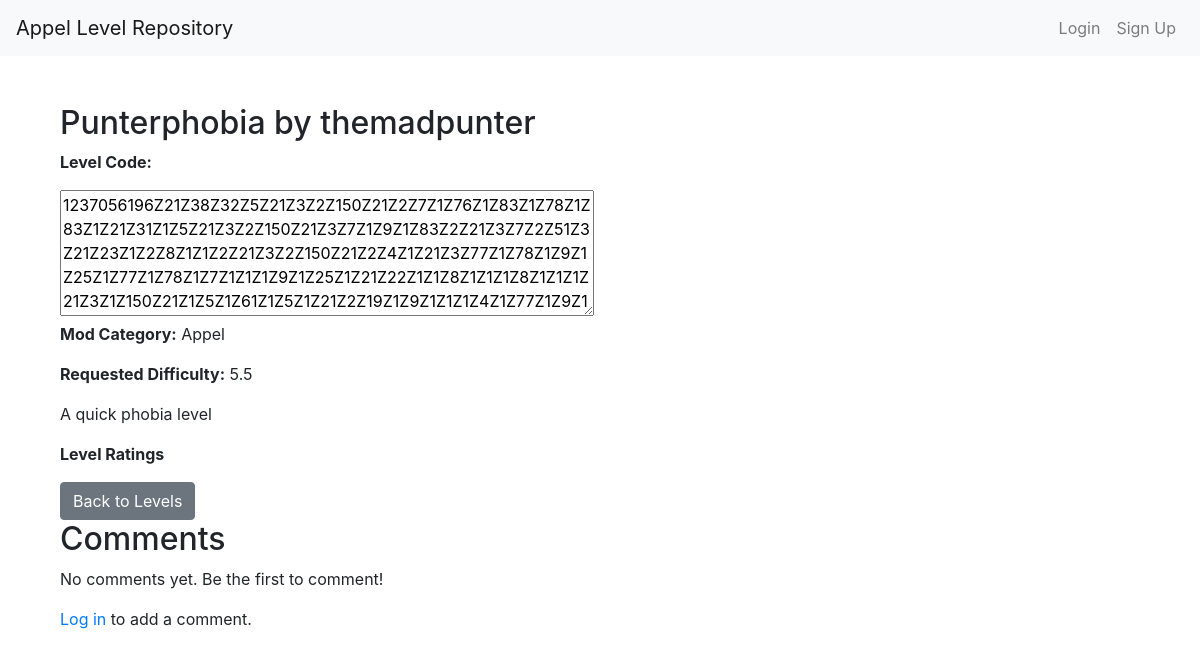
The app's page /level/1/, older data.
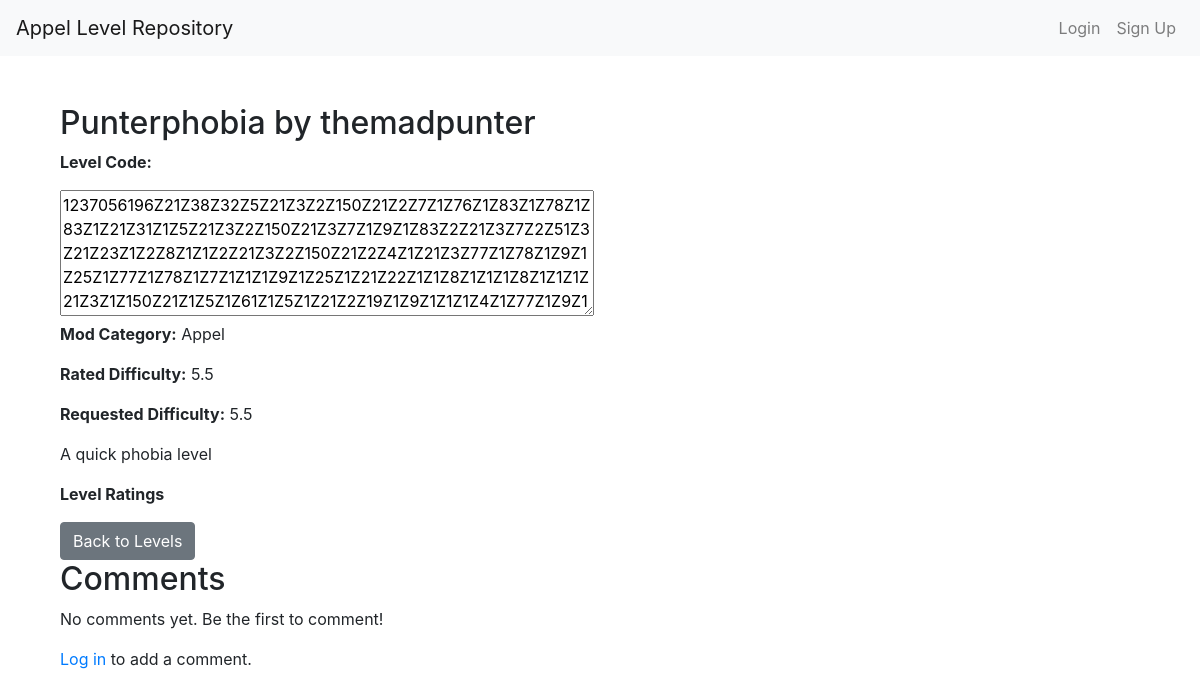
The same page, newer data.
### levels/models.py (models this page shows, shortened)
class Level(models.Model):
    MOD_CHOICES = [
        ('appel', 'Appel'),
        ('appelp', 'Appel+'),
        ('appelm', 'Appel Multiplayer'),
        ('sheepel', 'Sheepel'),
        ('appel-playground', "Appel Playground")
    ]
    name = models.CharField(max_length=100)
    level_code = models.TextField(max_length=10000)
    description = models.TextField(null=True, blank=True, default="", max_length=2000)
    original_uploader = models.CharField(null=True, blank=True, default="", max_length=100)
    difficulty = models.FloatField(default=0)
    rated_difficulty = models.FloatField(null=True, blank=True)
    level_ratings = models.JSONField(default=list, blank=True)
    mod_category = models.CharField(max_length=50, choices=MOD_CHOICES, default='appel')
    creator = models.ForeignKey(User, on_delete=models.CASCADE, related_name="levels")
    created_at = models.DateTimeField(auto_now_add=True)

### levels/views.py (the view)
# urls.py: path('level/<int:level_id>/', views.level_detail, name='level_detail'),  # Level detail URL
def level_detail(request, level_id):
    level = get_object_or_404(Level, id=level_id)  # Fetch the level by its ID
    comments = level.comments.all()
    if request.method == "POST":
        content = request.POST.get("content")
        if content:
            Comment.objects.create(level=level, user=request.user, content=content)
            return redirect('levels:level_detail', level_id=level_id)
    return render(request, 'levels/level_detail.html', {'level': level, 'comments': comments})

### levels/templates/levels/level_detail.html (shortened to what this page needs)
{% extends "base.html" %}
{% block content %}
<div class="container mt-5">
    <h2>{{ level.name }} by {% if level.original_uploader %}{{ level.original_uploader }}{% else %}{{ level.creator.username }}{% endif %}</h2>
    <p><strong>Level Code:</strong></p>
    <textarea rows="5" cols="50">{{ level.level_code }}</textarea>
    <p><strong>Mod Category:</strong> {{ level.get_mod_category_display }}</p>
    {% if level.rated_difficulty %}
    <p><strong>Rated Difficulty:</strong> {{ level.rated_difficulty }}</p>
    {% endif %}
    <p><strong>Requested Difficulty:</strong> {{ level.difficulty }}</p>
    <p>{{ level.description }}</p>
    <p><strong>Level Ratings</strong></p>
    <a href="{% url 'levels:list' %}" class="btn btn-secondary">Back to Levels</a>
    <h2>Comments</h2>
<div>
    {% for comment in comments %}
        <p><strong>{{ comment.user.username }}</strong>: {{ comment.content }} {% if comment.user == request.user %}<a href="{% url 'levels:edit_comment' comment.id %}">Edit</a> |<a href="{% url 'levels:delete_comment' comment.id %}">Delete</a>{% endif %}</p>
    {% empty %}
        <p>No comments yet. Be the first to comment!</p>
    {% endfor %}
</div>
{% if user.is_authenticated %}
    <h3>Add a Comment</h3>
    <form method="post">
        {% csrf_token %}
        <textarea name="content" rows="3" style="width: 50%;" placeholder="Write your comment here..."></textarea>
        <br>
        <button type="submit" class="btn btn-primary">Post Comment</button>
    </form>
{% else %}
    <p><a href="{% url 'login' %}">Log in</a> to add a comment.</p>
{% endif %}
</div>
{% endblock %}

Row changes from the older to the newer data that the page shows:
changed Level "Punterphobia": rated_difficulty (not shown) → "5.5"
Text that changed along with them:
text now shown: "Rated Difficulty:"
